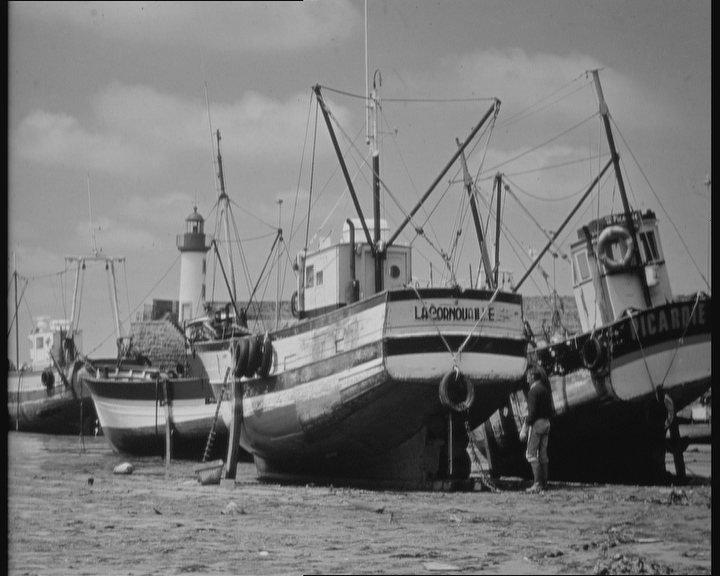
#> input picture Assignment 1/boats.bmp, 720 x 576 px, found by its file name
$ python Contrast_Enhancement.py
#> lines starting #> are read from the running program, lines starting #| are printed output that depends on the picture
import numpy as np
import math
import cv2
import matplotlib.pyplot as plt
image=cv2.imread('./Assignment 1/boats.bmp',0)
#> image is the input picture: shape (576, 720); min 3, max 220, mean 120
height=image.shape[0]
#> height = 576
width=image.shape[1]
#> width = 720
hi=[0]*256
ho=[0]*256
image2=np.ones((height,width),dtype=np.uint8)
for i in range(height):
    for j in range(width):
        if(image[i][j]<20):
            image2[i][j]=0
        elif(image[i][j]<200):
            image2[i][j]=round(255*((image[i][j]-20)/180))
        else:
            image2[i][j]=255
        hi[image[i][j]]+=1
        ho[image2[i][j]]+=1
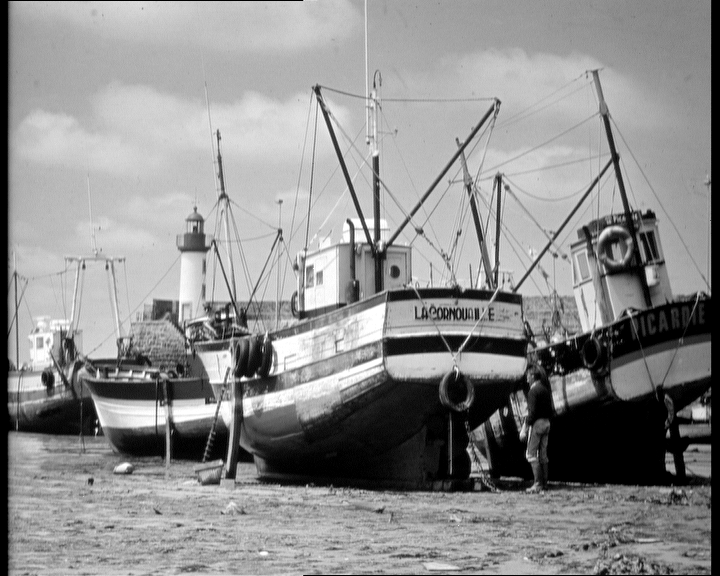
#> image2: shape (576, 720); min 0, max 255, mean 142.1
#> after the loop, hi = 256 values, max 7480 at index 157, min 0 at index 0, mean 1620; ho = 256 values, max 25723 at index 0, min 0 at index 2, mean 1620
graph=[0]*256
for i in range(256):
    if(i<20):
        graph[i]=0
    elif(i<200):
        graph[i]=round(255*((i-20)/180))
    else:
        graph[i]=255
cv2.imshow('Orignal Image',image)
cv2.imshow('Contrast Enhancement Image',image2)
for i in range(256):
    hi[i]=hi[i]/(height*width)
    ho[i]=ho[i]/(height*width)
#> after the loop, hi = 256 values, max 0.018 at index 157, min 0 at index 0, mean 0.00391; ho = 256 values, max 0.062 at index 0, min 0 at index 2, mean 0.00391
plt.plot(graph)
plt.title('\nS={0 if R<20;\n (R-20)/180 if 20<R<200;\n 255 if R>200}\n')
plt.xlabel('R')
plt.ylabel('S')
plt.show()
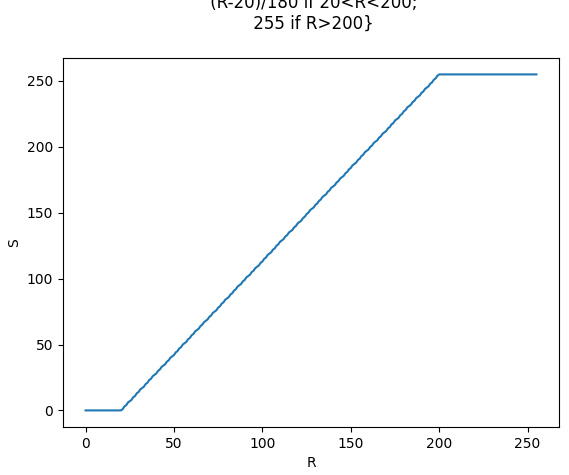
#> figure drawn by matplotlib, 1 panel; curve peaks at x = 200, y = 255
plt.plot(hi)
plt.title('Input Image Histogram')
plt.show()
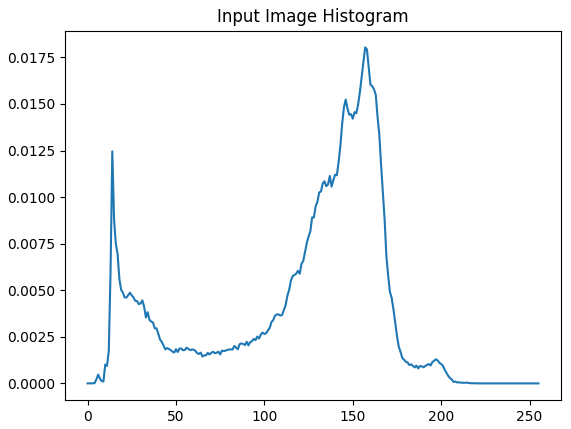
#> figure drawn by matplotlib, 1 panel; curve peaks at x = 157, y = 0.018
plt.plot(ho)
plt.title('Output Image Histogram')
plt.show()
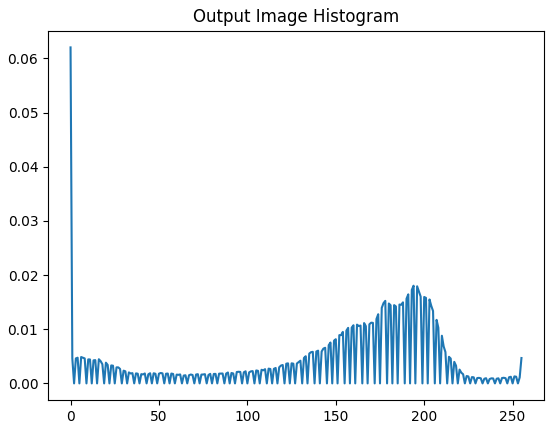
#> figure drawn by matplotlib, 1 panel; curve peaks at x = 0, y = 0.062
cv2.waitKey(0)
cv2.destroyAllWindows()

$ run again, with Assignment 1/MR.pgm saved as Assignment 1/boats.bmp
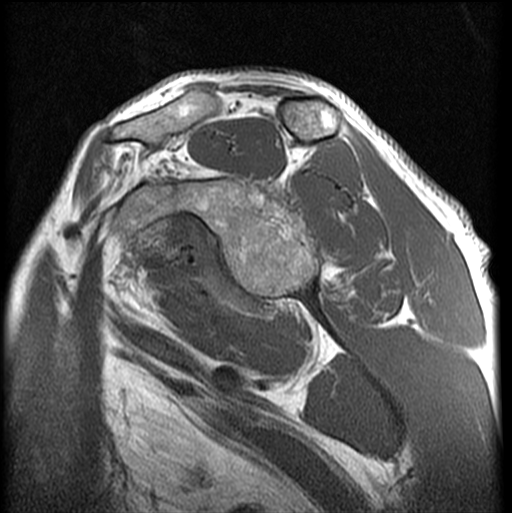
#> input picture Assignment 1/MR.pgm, 512 x 513 px, found by its file name
#> image is the input picture: shape (513, 512); min 0, max 255, mean 80.2
#> after the loop `for i in range(height):`:
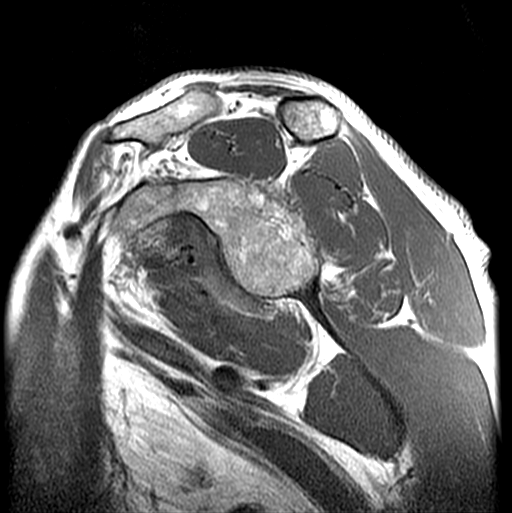
#> image2: shape (513, 512); min 0, max 255, mean 87.6
#> after the loop `for i in range(height):`: hi = 256 values, max 8774 at index 0, min 82 at index 243, mean 1026; ho = 256 values, max 72709 at index 0, min 0 at index 2, mean 1026
#> after the loop `for i in range(256):`: hi = 256 values, max 0.0334 at index 0, min 0.000312 at index 243, mean 0.00391; ho = 256 values, max 0.277 at index 0, min 0 at index 2, mean 0.00391
#> `plt.show()`:
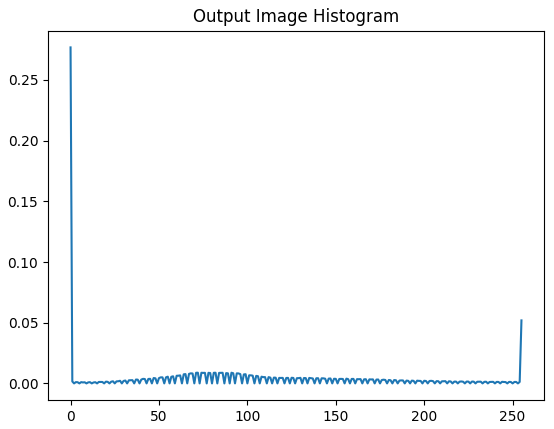
#> figure drawn by matplotlib, 1 panel; curve peaks at x = 0, y = 0.277

$ run again, with Assignment 1/ultrasound.pgm saved as Assignment 1/boats.bmp
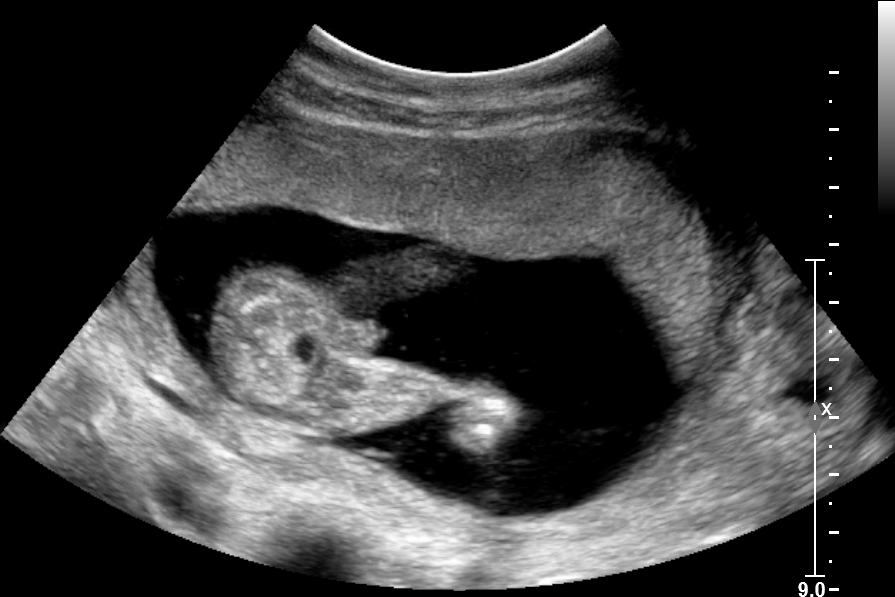
#> input picture Assignment 1/ultrasound.pgm, 895 x 597 px, found by its file name
#> image is the input picture: shape (597, 895); min 0, max 255, mean 59.1
#> after the loop `for i in range(height):`:
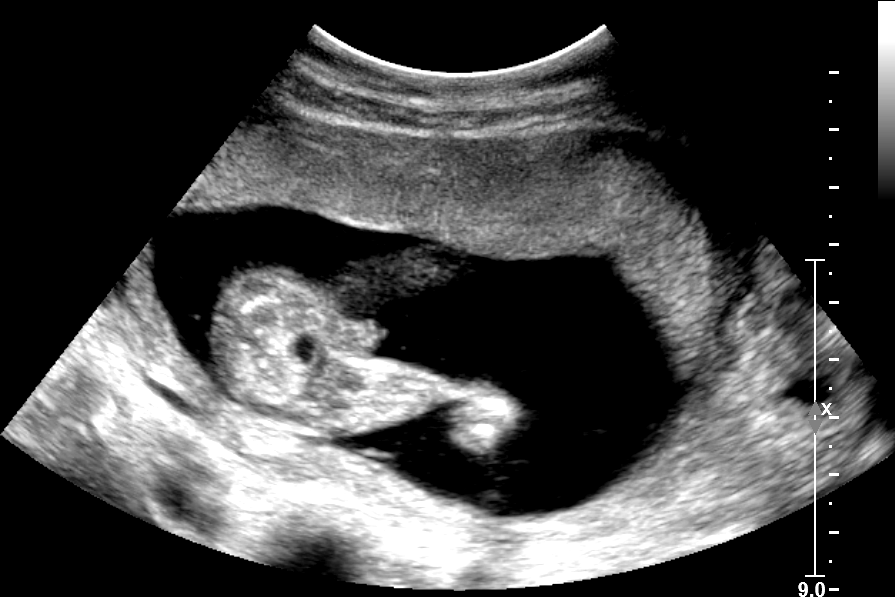
#> image2: shape (597, 895); min 0, max 255, mean 68.2
#> after the loop `for i in range(height):`: hi = 256 values, max 247707 at index 0, min 0 at index 7, mean 2087.2; ho = 256 values, max 270779 at index 0, min 0 at index 2, mean 2087.2
#> after the loop `for i in range(256):`: hi = 256 values, max 0.464 at index 0, min 0 at index 7, mean 0.00391; ho = 256 values, max 0.507 at index 0, min 0 at index 2, mean 0.00391
#> `plt.show()`:
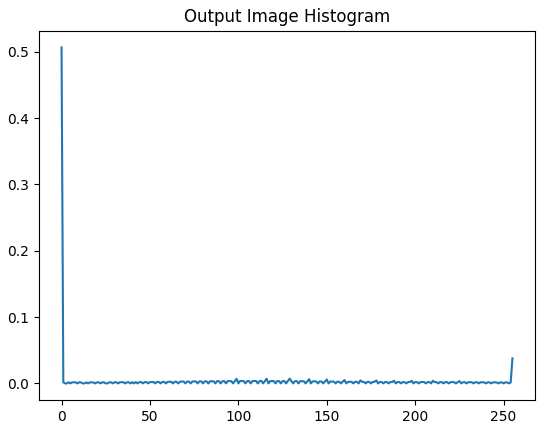
#> figure drawn by matplotlib, 1 panel; curve peaks at x = 0, y = 0.507
